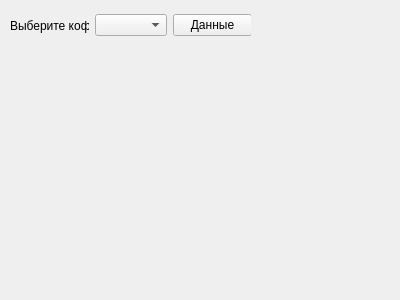
<?xml version="1.0" encoding="UTF-8"?>
<ui version="4.0">
 <class>Form</class>
 <widget class="QWidget" name="Form">
  <property name="geometry">
   <rect>
    <x>0</x>
    <y>0</y>
    <width>400</width>
    <height>300</height>
   </rect>
  </property>
  <property name="windowTitle">
   <string>Form</string>
  </property>
  <widget class="QWidget" name="horizontalLayoutWidget">
   <property name="geometry">
    <rect>
     <x>10</x>
     <y>10</y>
     <width>241</width>
     <height>31</height>
    </rect>
   </property>
   <layout class="QHBoxLayout" name="horizontalLayout">
    <item>
     <widget class="QLabel" name="label">
      <property name="text">
       <string>Выберите кофе:</string>
      </property>
     </widget>
    </item>
    <item>
     <widget class="QComboBox" name="comboBox"/>
    </item>
    <item>
     <widget class="QPushButton" name="but">
      <property name="text">
       <string>Данные</string>
      </property>
     </widget>
    </item>
   </layout>
  </widget>
 </widget>
 <resources/>
 <connections/>
</ui>
